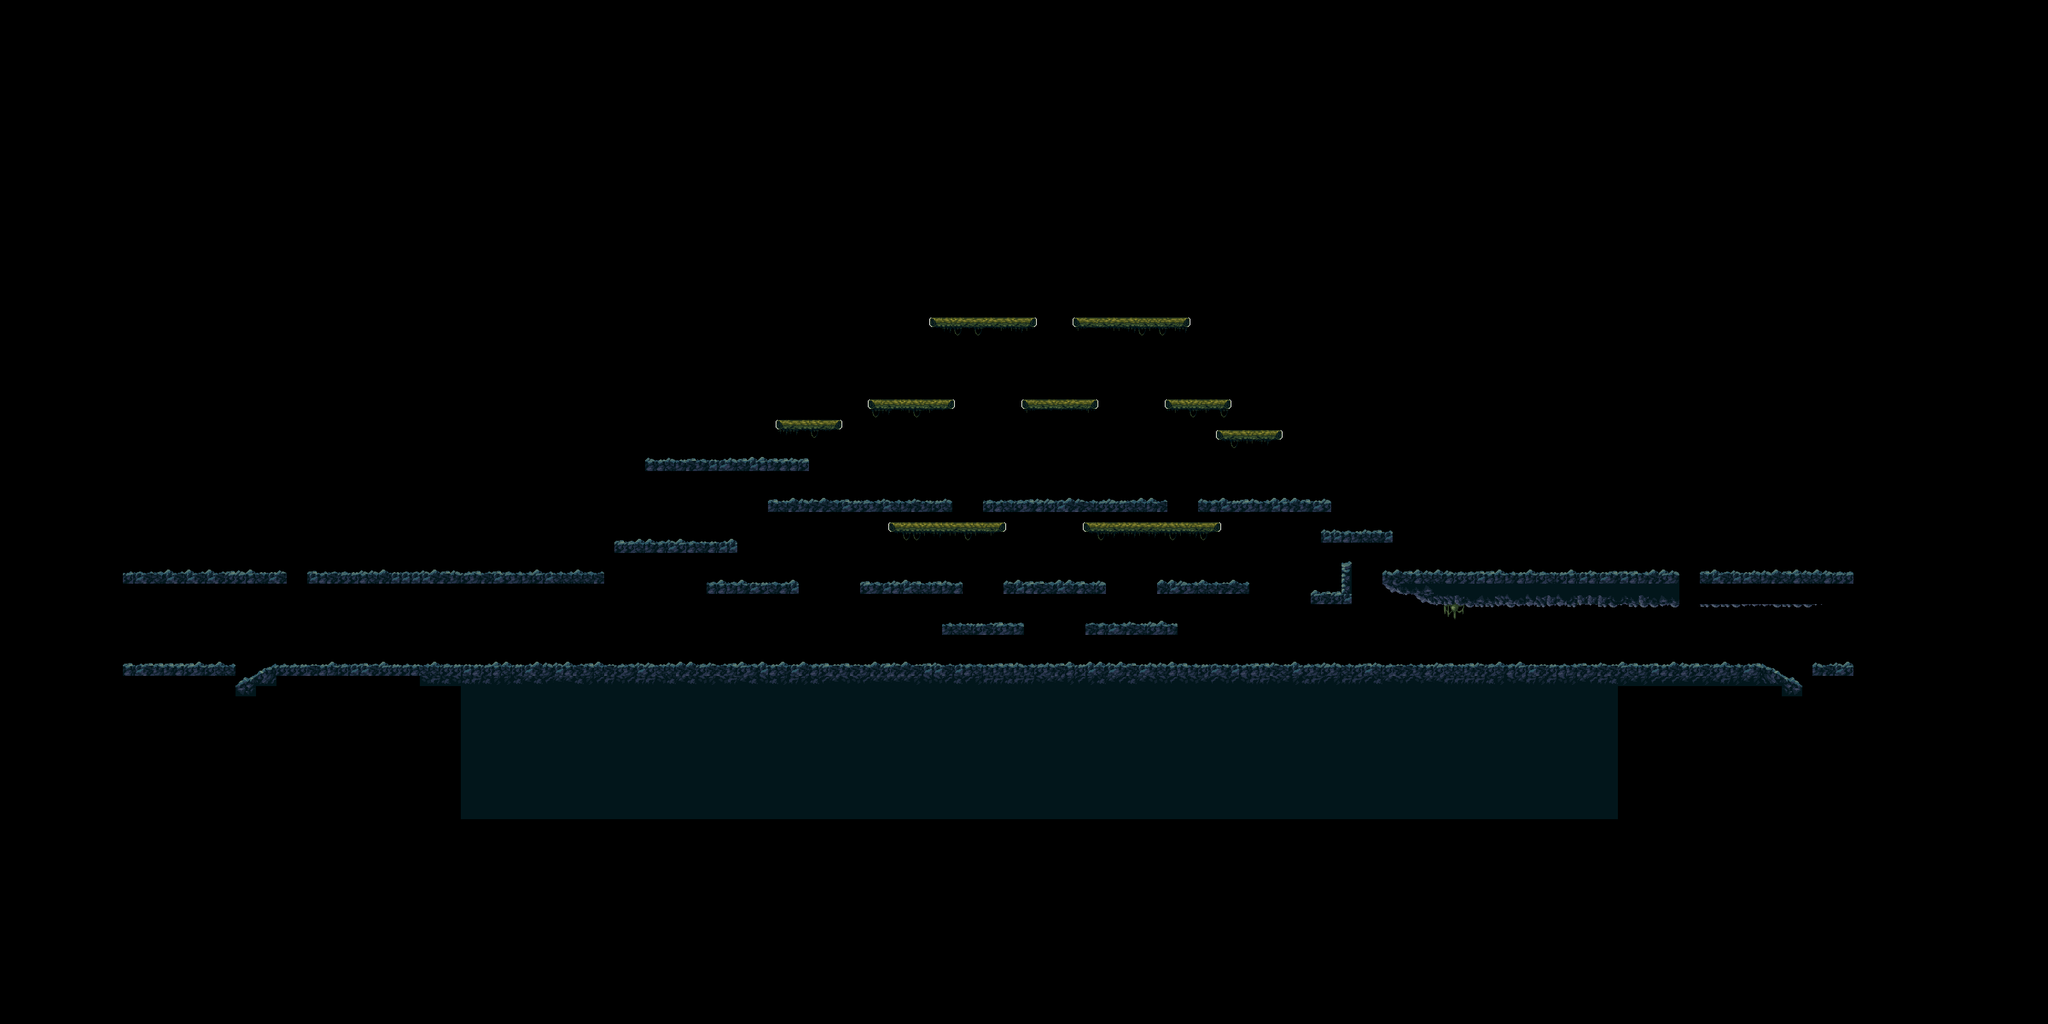

This game map was drawn from its Tiled (.tmx) file and the tilesets committed beside it. A one-line description and the trimmed map source follow:
An orthogonal 200x100 tile map with 16x16 px tiles, 1 tile layer (level_map), 6 hidden layers not drawn and 53 objects.

<map version="1.2" tiledversion="1.2.4" orientation="orthogonal" renderorder="right-down" width="200" height="100" tilewidth="16" tileheight="16" infinite="0" nextlayerid="15" nextobjectid="215">
 <tileset firstgid="1" source="tilesets/mountain_padding.tsx" />
 <layer id="8" name="enemies_pathing" width="200" height="100" visible="0" locked="1">
  <data>[20000 cells, 0 non-empty, 0 distinct tile ids]</data>
 </layer>
 <layer id="1" name="background_sky" width="200" height="100" visible="0" locked="1">
  <data>[20000 cells, 0 non-empty, 0 distinct tile ids]</data>
 </layer>
 <layer id="3" name="background_back" width="200" height="100" visible="0" locked="1">
  <data>[20000 cells, 0 non-empty, 0 distinct tile ids]</data>
 </layer>
 <layer id="4" name="background_front" width="200" height="100" visible="0" locked="1">
  <data>[20000 cells, 0 non-empty, 0 distinct tile ids]</data>
 </layer>
 <layer id="5" name="level_map" width="200" height="100">
  <data>[20000 cells, 2675 non-empty, 76 distinct tile ids]</data>
 </layer>
 <layer id="6" name="foreground_back" width="200" height="100" visible="0" locked="1">
  <data>[20000 cells, 0 non-empty, 0 distinct tile ids]</data>
 </layer>
 <layer id="7" name="foreground_front" width="200" height="100" visible="0" locked="1">
  <data>[20000 cells, 36 non-empty, 14 distinct tile ids]</data>
 </layer>
 <objectgroup id="9" name="ground" locked="1">
  <object id="3" x="432" y="1040" width="2320" height="16" />
  <object id="5" x="176" y="608" width="16" height="464" />
  <object id="6" x="3008" y="464" width="16" height="608" />
  <object id="9" x="560" y="480" width="15.8161" height="416">
   <properties>
    <property name="direction" value="right" />
   </properties>
  </object>
  <object id="14" x="2528" y="480" width="15.8161" height="416">
   <properties>
    <property name="direction" value="left" />
   </properties>
  </object>
  <object id="16" x="2160" y="896" width="464" height="16" />
  <object id="47" x="480" y="896" width="464" height="16" />
  <object id="52" x="2752" y="1040">
   <polygon points="0,0 64,32 64,48 0,16" />
  </object>
  <object id="53" x="2816" y="1072" width="208" height="16" />
  <object id="54" x="2832" y="1040" width="176" height="16" />
  <object id="56" x="432" y="1040">
   <polygon points="0,0 -64,32 -64,48 0,16" />
  </object>
  <object id="57" x="176" y="1072" width="192" height="16" />
  <object id="58" x="176" y="1040" width="192" height="16" />
  <object id="61" x="2656" y="896" width="352" height="16" />
  <object id="63" x="192" y="896" width="256" height="16" />
  <object id="93" x="1696" y="976" width="144" height="16" />
  <object id="114" x="1872" y="784" width="208" height="16" />
  <object id="115" x="1472" y="976" width="128" height="16" />
  <object id="121" x="2064" y="832" width="112" height="16" />
  <object id="141" x="1344" y="912" width="160" height="16" />
  <object id="142" x="1104" y="912" width="144" height="16" />
  <object id="143" x="1568" y="912" width="160" height="16" />
  <object id="147" x="1200" y="784" width="288" height="16" />
  <object id="148" x="1536" y="784" width="288" height="16" />
  <object id="149" x="960" y="848" width="192" height="16" />
  <object id="152" x="1808" y="912" width="144" height="16" />
  <object id="154" x="1008" y="720" width="256" height="16" />
  <object id="158" x="1360" y="624" width="128" height="16" />
  <object id="159" x="1600" y="624" width="112" height="16" />
  <object id="160" x="1456" y="496" width="160" height="16" />
  <object id="165" x="1824" y="624" width="96" height="16" />
  <object id="166" x="1680" y="496" width="176" height="16" />
  <object id="195" x="1216" y="656" width="96" height="16" />
  <object id="196" x="1904" y="672" width="96" height="16" />
  <object id="198" x="1392" y="816" width="176" height="16" />
  <object id="199" x="1696" y="816" width="208" height="16" />
  <object id="200" x="2096" y="880" width="16" height="48" />
  <object id="201" x="2048" y="928" width="64" height="16" />
  <object id="212" x="800" y="912" width="15.8161" height="128">
   <properties>
    <property name="direction" value="right" />
   </properties>
  </object>
  <object id="214" x="2288" y="912" width="15.8161" height="128">
   <properties>
    <property name="direction" value="left" />
   </properties>
  </object>
 </objectgroup>
 <objectgroup id="10" name="bouncers" locked="1" />
 <objectgroup id="11" name="freezers" locked="1" />
 <objectgroup id="12" name="secrets" locked="1" />
 <objectgroup id="13" name="enemies" locked="1">
  <object id="167" x="1296" y="800" width="16" height="128">
   <properties>
    <property name="type" value="spider" />
   </properties>
  </object>
  <object id="170" x="1536" y="512" width="16" height="128">
   <properties>
    <property name="type" value="spider" />
   </properties>
  </object>
  <object id="171" x="1760" y="512" width="16" height="128">
   <properties>
    <property name="type" value="spider" />
   </properties>
  </object>
  <object id="210" x="1984" y="800" width="16" height="128">
   <properties>
    <property name="type" value="spider" />
   </properties>
  </object>
 </objectgroup>
 <objectgroup id="14" name="triggers" locked="1">
  <object id="4" x="640" y="880" width="16" height="16">
   <properties>
    <property name="trigger" type="int" value="-1" />
   </properties>
  </object>
  <object id="43" x="2672" y="848" width="16" height="16">
   <properties>
    <property name="trigger" type="int" value="-200" />
   </properties>
  </object>
  <object id="44" x="2448" y="992" width="16" height="16">
   <properties>
    <property name="trigger" type="int" value="-201" />
   </properties>
  </object>
  <object id="45" x="640" y="992" width="16" height="16">
   <properties>
    <property name="trigger" type="int" value="-202" />
   </properties>
  </object>
  <object id="46" x="416" y="848" width="16" height="16">
   <properties>
    <property name="trigger" type="int" value="-203" />
   </properties>
  </object>
  <object id="50" x="1488" y="1024" width="16" height="16">
   <properties>
    <property name="trigger" type="int" value="1" />
   </properties>
  </object>
  <object id="51" x="1600" y="1024" width="16" height="16">
   <properties>
    <property name="trigger" type="int" value="3" />
   </properties>
  </object>
  <object id="59" x="192" y="1056" width="32" height="16">
   <properties>
    <property name="trigger" type="int" value="-100" />
   </properties>
  </object>
  <object id="60" x="2976" y="1056" width="32" height="16">
   <properties>
    <property name="trigger" type="int" value="-100" />
   </properties>
  </object>
 </objectgroup>
</map>
